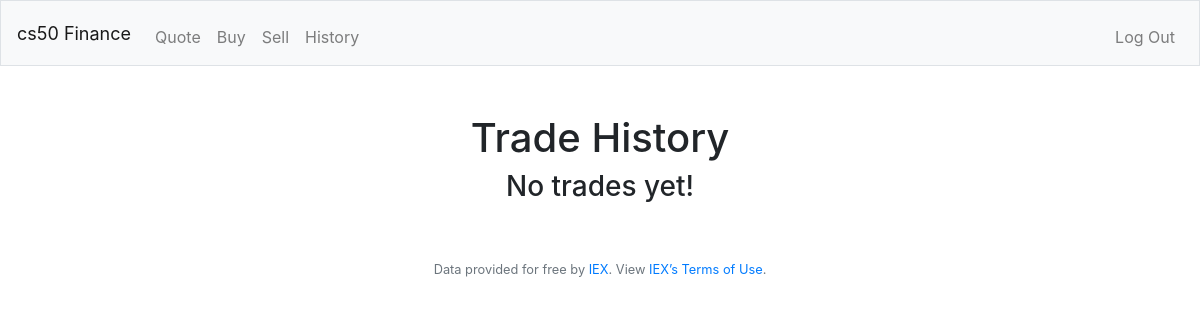
Page /history (signed in) on the earlier database version.
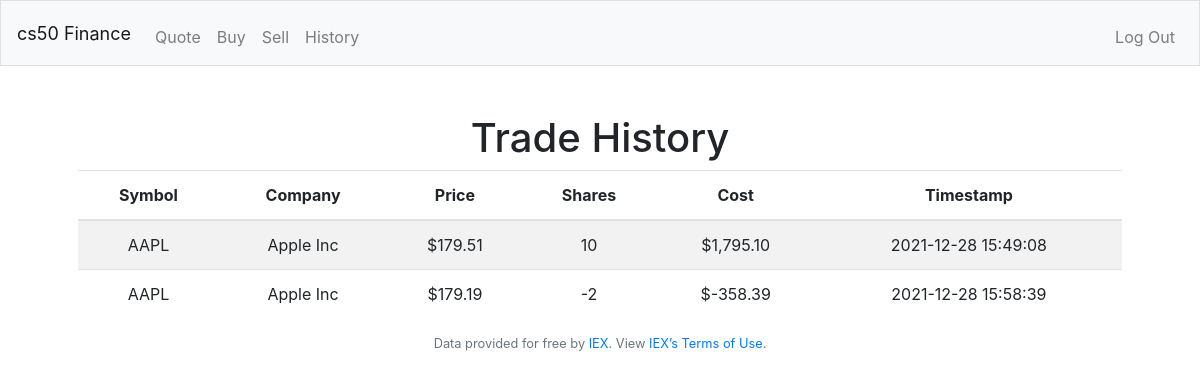
Same page on the later database version.
### tables this page shows
CREATE TABLE "transactions" (
	"id"	INTEGER NOT NULL,
	"userid"	INTEGER NOT NULL,
	"symbol"	TEXT NOT NULL,
	"companyName"	TEXT NOT NULL,
	"price"	NUMERIC NOT NULL,
	"shares"	INTEGER NOT NULL,
	"cost"	NUMERIC NOT NULL,
	"timestamp"	TEXT NOT NULL,
	PRIMARY KEY("id"),
	FOREIGN KEY("userid") REFERENCES "users"("id")
);

### app.py (the view)
@app.route("/history")
@login_required
def history():
    trades = db.execute("SELECT symbol, companyName, price, shares, cost, timestamp \
                         FROM transactions WHERE userid = ?", session["user_id"])
    for trade in trades:
        trade["price"] = usd(trade["price"])
        trade["cost"] = usd(trade["cost"])
    return render_template("history.html", trades=trades)

### app.py (called while the page is built)
@app.after_request
def after_request(response):
    response.headers["Cache-Control"] = "no-cache, no-store, must-revalidate"
    response.headers["Expires"] = 0
    response.headers["Pragma"] = "no-cache"
    return response

### helpers.py (called while the page is built)
def login_required(f):
    @wraps(f)
    def decorated_function(*args, **kwargs):
        if session.get("user_id") is None:
            return redirect("/login")
        return f(*args, **kwargs)
    return decorated_function

def usd(value):
    return f"${value:,.2f}"

### templates/history.html (shortened to what this page needs)
{% extends "layout.html" %}
{% block main %}
    <h1>Trade History</h1>
    {% if not trades %}
        <h3>No trades yet!</h3>
    {% else %}
    <table class="table table-striped">
        <thead>
            <tr>
                <th>Symbol</th>
                <th>Company</th>
                <th>Price</th>
                <th>Shares</th>
                <th>Cost</th>
                <th>Timestamp</th>
            </tr>
        </thead>
        <tbody>
            {% for trade in trades %}
            <tr>
                <td>{{ trade.symbol }}</td>
                <td>{{ trade.companyName }}</td>
                <td>{{ trade.price }}</td>
                <td>{{ trade.shares }}</td>
                <td>{{ trade.cost }}</td>
                <td>{{ trade.timestamp }}</td>
            </tr>
            {% endfor %}
        </tbody>
    {% endif %}
{% endblock %}

### templates/layout.html (shortened to what this page needs)
<!DOCTYPE html>
<html lang="en">
    <head>
        <link rel="stylesheet" href="https://cdn.jsdelivr.net/npm/bootstrap@4.5.3/dist/css/bootstrap.min.css">
        <link href="/static/styles.css" rel="stylesheet">
    </head>
    <body>
        <nav class="navbar navbar-expand-sm navbar-light bg-light border">
            <a class="navbar-brand" href="/">cs50 Finance</a>
            <div class="collapse navbar-collapse" id="navbar">
                {% if session.user_id %}
                    <ul class="navbar-nav mr-auto mt-2">
                        <li class="nav-item"><a class="nav-link" href="/quote">Quote</a></li>
                        <li class="nav-item"><a class="nav-link" href="/buy">Buy</a></li>
                        <li class="nav-item"><a class="nav-link" href="/sell">Sell</a></li>
                        <li class="nav-item"><a class="nav-link" href="/history">History</a></li>
                    </ul>
                    <ul class="navbar-nav ml-auto mt-2">
                        <li class="nav-item"><a class="nav-link" href="/logout">Log Out</a></li>
                    </ul>
                {% else %}
                    <ul class="navbar-nav ml-auto mt-2">
                        <li class="nav-item"><a class="nav-link" href="/register">Register</a></li>
                        <li class="nav-item"><a class="nav-link" href="/login">Log In</a></li>
                    </ul>
                {% endif %}
            </div>
        </nav>
        <main class="container p-5">
            {% block main %}{% endblock %}
        </main>
        <footer class="small text-center text-muted">
            Data provided for free by <a href="https://iextrading.com/developer">IEX</a>. View <a href="https://iextrading.com/api-exhibit-a/">IEX’s Terms of Use</a>.
        </footer>
    </body>
</html>

### static/styles.css (style rules this page uses)
nav .navbar-brand { font-size: large; }
main { overflow-x: auto; text-align: center; }

Differences in the rows shown:
added transactions: symbol "AAPL", companyName "Apple Inc", price "$179.51", shares "10", cost "$1,795.10", timestamp "2021-12-28 15:49:08"
added transactions: symbol "AAPL", companyName "Apple Inc", price "$179.19", shares "-2", cost "$-358.39", timestamp "2021-12-28 15:58:39"
Other differences:
text no longer shown: "No trades yet!"
text now shown: "Symbol Company Price Shares Cost Timestamp"
